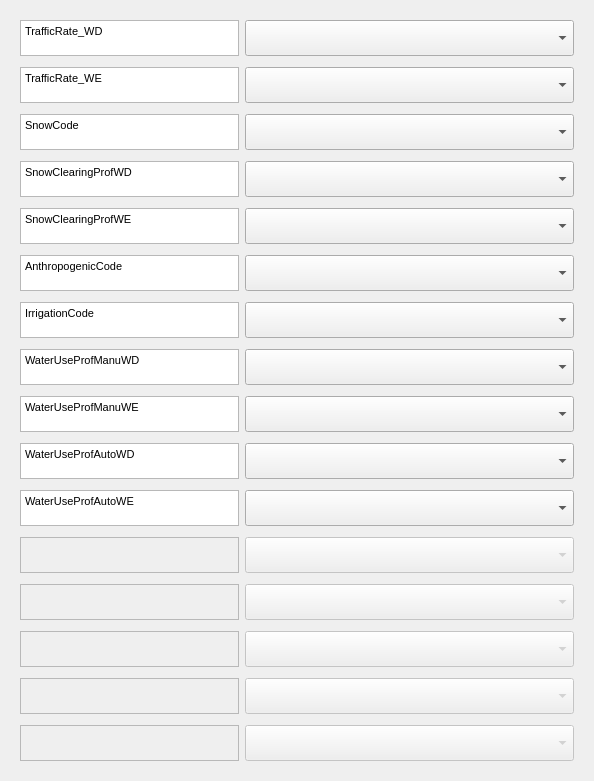
     <widget class="QWidget" name="scrollAreaWidgetContents">
      <property name="geometry">
       <rect>
        <x>0</x>
        <y>0</y>
        <width>594</width>
        <height>777</height>
       </rect>
      </property>
      <layout class="QGridLayout" name="gridLayout_3">
       <item row="0" column="0">
        <widget class="QWidget" name="widget" native="true">
         <layout class="QGridLayout" name="gridLayout">
          <property name="verticalSpacing">
           <number>11</number>
          </property>
          <item row="16" column="1">
           <widget class="QComboBox" name="comboBox_10">
            <property name="sizePolicy">
             <sizepolicy hsizetype="Expanding" vsizetype="Expanding">
              <horstretch>0</horstretch>
              <verstretch>0</verstretch>
             </sizepolicy>
            </property>
            <property name="minimumSize">
             <size>
              <width>329</width>
              <height>0</height>
             </size>
            </property>
           </widget>
          </item>
          <item row="9" column="0">
           <widget class="QTextBrowser" name="textBrowser_3">
            <property name="sizePolicy">
             <sizepolicy hsizetype="Expanding" vsizetype="Expanding">
              <horstretch>0</horstretch>
              <verstretch>0</verstretch>
             </sizepolicy>
            </property>
            <property name="maximumSize">
             <size>
              <width>16777215</width>
              <height>36</height>
             </size>
            </property>
            <property name="html">
             <string>&lt;!DOCTYPE HTML PUBLIC &quot;-//W3C//DTD HTML 4.0//EN&quot; &quot;http://www.w3.org/TR/REC-html40/strict.dtd&quot;&gt;
&lt;html&gt;&lt;head&gt;&lt;meta name=&quot;qrichtext&quot; content=&quot;1&quot; /&gt;&lt;style type=&quot;text/css&quot;&gt;
p, li { white-space: pre-wrap; }
&lt;/style&gt;&lt;/head&gt;&lt;body style=&quot; font-family:'MS Shell Dlg 2'; font-size:9.75pt; font-weight:400; font-style:normal;&quot;&gt;
&lt;p style=&quot; margin-top:0px; margin-bottom:0px; margin-left:0px; margin-right:0px; -qt-block-indent:0; text-indent:0px;&quot;&gt;&lt;span style=&quot; font-size:8pt;&quot;&gt;SnowClearingProfWD&lt;/span&gt;&lt;/p&gt;&lt;/body&gt;&lt;/html&gt;</string>
            </property>
           </widget>
          </item>
          <item row="13" column="1">
           <widget class="QComboBox" name="comboBox_7">
            <property name="sizePolicy">
             <sizepolicy hsizetype="Expanding" vsizetype="Expanding">
              <horstretch>0</horstretch>
              <verstretch>0</verstretch>
             </sizepolicy>
            </property>
            <property name="minimumSize">
             <size>
              <width>329</width>
              <height>0</height>
             </size>
            </property>
           </widget>
          </item>
          <item row="17" column="1">
           <widget class="QComboBox" name="comboBox_11">
            <property name="enabled">
             <bool>false</bool>
            </property>
            <property name="sizePolicy">
             <sizepolicy hsizetype="Expanding" vsizetype="Expanding">
              <horstretch>0</horstretch>
              <verstretch>0</verstretch>
             </sizepolicy>
            </property>
            <property name="minimumSize">
             <size>
              <width>329</width>
              <height>0</height>
             </size>
            </property>
           </widget>
          </item>
          <item row="12" column="1">
           <widget class="QComboBox" name="comboBox_6">
            <property name="sizePolicy">
             <sizepolicy hsizetype="Expanding" vsizetype="Expanding">
              <horstretch>0</horstretch>
              <verstretch>0</verstretch>
             </sizepolicy>
            </property>
            <property name="minimumSize">
             <size>
              <width>329</width>
              <height>0</height>
             </size>
            </property>
           </widget>
          </item>
          <item row="10" column="0">
           <widget class="QTextBrowser" name="textBrowser_4">
            <property name="sizePolicy">
             <sizepolicy hsizetype="Expanding" vsizetype="Expanding">
              <horstretch>0</horstretch>
              <verstretch>0</verstretch>
             </sizepolicy>
            </property>
            <property name="maximumSize">
             <size>
              <width>16777215</width>
              <height>36</height>
             </size>
            </property>
            <property name="html">
             <string>&lt;!DOCTYPE HTML PUBLIC &quot;-//W3C//DTD HTML 4.0//EN&quot; &quot;http://www.w3.org/TR/REC-html40/strict.dtd&quot;&gt;
&lt;html&gt;&lt;head&gt;&lt;meta name=&quot;qrichtext&quot; content=&quot;1&quot; /&gt;&lt;style type=&quot;text/css&quot;&gt;
p, li { white-space: pre-wrap; }
&lt;/style&gt;&lt;/head&gt;&lt;body style=&quot; font-family:'MS Shell Dlg 2'; font-size:9.75pt; font-weight:400; font-style:normal;&quot;&gt;
&lt;p style=&quot; margin-top:0px; margin-bottom:0px; margin-left:0px; margin-right:0px; -qt-block-indent:0; text-indent:0px;&quot;&gt;&lt;span style=&quot; font-size:8pt;&quot;&gt;SnowClearingProfWE&lt;/span&gt;&lt;/p&gt;&lt;/body&gt;&lt;/html&gt;</string>
            </property>
           </widget>
          </item>
          <item row="10" column="1">
           <widget class="QComboBox" name="comboBox_4">
            <property name="sizePolicy">
             <sizepolicy hsizetype="Expanding" vsizetype="Expanding">
              <horstretch>0</horstretch>
              <verstretch>0</verstretch>
             </sizepolicy>
            </property>
            <property name="minimumSize">
             <size>
              <width>329</width>
              <height>0</height>
             </size>
            </property>
           </widget>
          </item>
          <item row="15" column="0">
           <widget class="QTextBrowser" name="textBrowser_9">
            <property name="sizePolicy">
             <sizepolicy hsizetype="Expanding" vsizetype="Expanding">
              <horstretch>0</horstretch>
              <verstretch>0</verstretch>
             </sizepolicy>
            </property>
            <property name="maximumSize">
             <size>
              <width>16777215</width>
              <height>36</height>
             </size>
            </property>
            <property name="html">
             <string>&lt;!DOCTYPE HTML PUBLIC &quot;-//W3C//DTD HTML 4.0//EN&quot; &quot;http://www.w3.org/TR/REC-html40/strict.dtd&quot;&gt;
&lt;html&gt;&lt;head&gt;&lt;meta name=&quot;qrichtext&quot; content=&quot;1&quot; /&gt;&lt;style type=&quot;text/css&quot;&gt;
p, li { white-space: pre-wrap; }
&lt;/style&gt;&lt;/head&gt;&lt;body style=&quot; font-family:'MS Shell Dlg 2'; font-size:9.75pt; font-weight:400; font-style:normal;&quot;&gt;
&lt;p style=&quot; margin-top:0px; margin-bottom:0px; margin-left:0px; margin-right:0px; -qt-block-indent:0; text-indent:0px;&quot;&gt;&lt;span style=&quot; font-size:8pt;&quot;&gt;WaterUseProfAutoWD&lt;/span&gt;&lt;/p&gt;&lt;/body&gt;&lt;/html&gt;</string>
            </property>
           </widget>
          </item>
          <item row="21" column="1">
           <widget class="QComboBox" name="comboBox_15">
            <property name="enabled">
             <bool>false</bool>
            </property>
            <property name="sizePolicy">
             <sizepolicy hsizetype="Expanding" vsizetype="Expanding">
              <horstretch>0</horstretch>
              <verstretch>0</verstretch>
             </sizepolicy>
            </property>
            <property name="minimumSize">
             <size>
              <width>329</width>
              <height>0</height>
             </size>
            </property>
           </widget>
          </item>
          <item row="7" column="1">
           <widget class="QComboBox" name="comboBox_1">
            <property name="sizePolicy">
             <sizepolicy hsizetype="Expanding" vsizetype="Expanding">
              <horstretch>0</horstretch>
              <verstretch>0</verstretch>
             </sizepolicy>
            </property>
            <property name="minimumSize">
             <size>
              <width>329</width>
              <height>0</height>
             </size>
            </property>
           </widget>
          </item>
          <item row="11" column="1">
           <widget class="QComboBox" name="comboBox_5">
            <property name="sizePolicy">
             <sizepolicy hsizetype="Expanding" vsizetype="Expanding">
              <horstretch>0</horstretch>
              <verstretch>0</verstretch>
             </sizepolicy>
            </property>
            <property name="minimumSize">
             <size>
              <width>329</width>
              <height>0</height>
             </size>
            </property>
           </widget>
          </item>
          <item row="14" column="1">
           <widget class="QComboBox" name="comboBox_8">
            <property name="sizePolicy">
             <sizepolicy hsizetype="Expanding" vsizetype="Expanding">
              <horstretch>0</horstretch>
              <verstretch>0</verstretch>
             </sizepolicy>
            </property>
            <property name="minimumSize">
             <size>
              <width>329</width>
              <height>0</height>
             </size>
            </property>
           </widget>
          </item>
          <item row="15" column="1">
           <widget class="QComboBox" name="comboBox_9">
            <property name="sizePolicy">
             <sizepolicy hsizetype="Expanding" vsizetype="Expanding">
              <horstretch>0</horstretch>
              <verstretch>0</verstretch>
             </sizepolicy>
            </property>
            <property name="minimumSize">
             <size>
              <width>329</width>
              <height>0</height>
             </size>
            </property>
           </widget>
          </item>
          <item row="8" column="1">
           <widget class="QComboBox" name="comboBox_2">
            <property name="sizePolicy">
             <sizepolicy hsizetype="Expanding" vsizetype="Expanding">
              <horstretch>0</horstretch>
              <verstretch>0</verstretch>
             </sizepolicy>
            </property>
            <property name="minimumSize">
             <size>
              <width>329</width>
              <height>0</height>
             </size>
            </property>
           </widget>
          </item>
          <item row="7" column="0">
           <widget class="QTextBrowser" name="textBrowser_1">
            <property name="sizePolicy">
             <sizepolicy hsizetype="Expanding" vsizetype="Expanding">
              <horstretch>0</horstretch>
              <verstretch>0</verstretch>
             </sizepolicy>
            </property>
            <property name="maximumSize">
             <size>
              <width>16777215</width>
              <height>36</height>
             </size>
            </property>
            <property name="html">
             <string>&lt;!DOCTYPE HTML PUBLIC &quot;-//W3C//DTD HTML 4.0//EN&quot; &quot;http://www.w3.org/TR/REC-html40/strict.dtd&quot;&gt;
&lt;html&gt;&lt;head&gt;&lt;meta name=&quot;qrichtext&quot; content=&quot;1&quot; /&gt;&lt;style type=&quot;text/css&quot;&gt;
p, li { white-space: pre-wrap; }
&lt;/style&gt;&lt;/head&gt;&lt;body style=&quot; font-family:'MS Shell Dlg 2'; font-size:9.75pt; font-weight:400; font-style:normal;&quot;&gt;
&lt;p style=&quot; margin-top:0px; margin-bottom:0px; margin-left:0px; margin-right:0px; -qt-block-indent:0; text-indent:0px;&quot;&gt;&lt;span style=&quot; font-size:8pt;&quot;&gt;TrafficRate_WE&lt;/span&gt;&lt;/p&gt;&lt;/body&gt;&lt;/html&gt;</string>
            </property>
           </widget>
          </item>
          <item row="18" column="0">
           <widget class="QTextBrowser" name="textBrowser_12">
            <property name="enabled">
             <bool>false</bool>
            </property>
            <property name="sizePolicy">
             <sizepolicy hsizetype="Expanding" vsizetype="Expanding">
              <horstretch>0</horstretch>
              <verstretch>0</verstretch>
             </sizepolicy>
            </property>
            <property name="maximumSize">
             <size>
              <width>16777215</width>
              <height>36</height>
             </size>
            </property>
            <property name="html">
             <string>&lt;!DOCTYPE HTML PUBLIC &quot;-//W3C//DTD HTML 4.0//EN&quot; &quot;http://www.w3.org/TR/REC-html40/strict.dtd&quot;&gt;
&lt;html&gt;&lt;head&gt;&lt;meta name=&quot;qrichtext&quot; content=&quot;1&quot; /&gt;&lt;style type=&quot;text/css&quot;&gt;
p, li { white-space: pre-wrap; }
&lt;/style&gt;&lt;/head&gt;&lt;body style=&quot; font-family:'MS Shell Dlg 2'; font-size:9.75pt; font-weight:400; font-style:normal;&quot;&gt;
&lt;p style=&quot;-qt-paragraph-type:empty; margin-top:0px; margin-bottom:0px; margin-left:0px; margin-right:0px; -qt-block-indent:0; text-indent:0px; font-size:8pt;&quot;&gt;&lt;br /&gt;&lt;/p&gt;&lt;/body&gt;&lt;/html&gt;</string>
            </property>
           </widget>
          </item>
          <item row="19" column="1">
           <widget class="QComboBox" name="comboBox_13">
            <property name="enabled">
             <bool>false</bool>
            </property>
            <property name="sizePolicy">
             <sizepolicy hsizetype="Expanding" vsizetype="Expanding">
              <horstretch>0</horstretch>
              <verstretch>0</verstretch>
             </sizepolicy>
            </property>
            <property name="minimumSize">
             <size>
              <width>329</width>
              <height>0</height>
             </size>
            </property>
           </widget>
          </item>
          <item row="20" column="1">
           <widget class="QComboBox" name="comboBox_14">
            <property name="enabled">
             <bool>false</bool>
            </property>
            <property name="sizePolicy">
             <sizepolicy hsizetype="Expanding" vsizetype="Expanding">
              <horstretch>0</horstretch>
              <verstretch>0</verstretch>
             </sizepolicy>
            </property>
            <property name="minimumSize">
             <size>
              <width>329</width>
              <height>0</height>
             </size>
            </property>
           </widget>
          </item>
          <item row="12" column="0">
           <widget class="QTextBrowser" name="textBrowser_6">
            <property name="sizePolicy">
             <sizepolicy hsizetype="Expanding" vsizetype="Expanding">
              <horstretch>0</horstretch>
              <verstretch>0</verstretch>
             </sizepolicy>
            </property>
            <property name="maximumSize">
             <size>
              <width>16777215</width>
              <height>36</height>
             </size>
            </property>
            <property name="html">
             <string>&lt;!DOCTYPE HTML PUBLIC &quot;-//W3C//DTD HTML 4.0//EN&quot; &quot;http://www.w3.org/TR/REC-html40/strict.dtd&quot;&gt;
&lt;html&gt;&lt;head&gt;&lt;meta name=&quot;qrichtext&quot; content=&quot;1&quot; /&gt;&lt;style type=&quot;text/css&quot;&gt;
p, li { white-space: pre-wrap; }
&lt;/style&gt;&lt;/head&gt;&lt;body style=&quot; font-family:'MS Shell Dlg 2'; font-size:9.75pt; font-weight:400; font-style:normal;&quot;&gt;
&lt;p style=&quot; margin-top:0px; margin-bottom:0px; margin-left:0px; margin-right:0px; -qt-block-indent:0; text-indent:0px;&quot;&gt;&lt;span style=&quot; font-size:8pt;&quot;&gt;IrrigationCode&lt;/span&gt;&lt;/p&gt;&lt;/body&gt;&lt;/html&gt;</string>
            </property>
           </widget>
          </item>
          <item row="11" column="0">
           <widget class="QTextBrowser" name="textBrowser_5">
            <property name="sizePolicy">
             <sizepolicy hsizetype="Expanding" vsizetype="Expanding">
              <horstretch>0</horstretch>
              <verstretch>0</verstretch>
             </sizepolicy>
            </property>
            <property name="maximumSize">
             <size>
              <width>16777215</width>
              <height>36</height>
             </size>
            </property>
            <property name="html">
             <string>&lt;!DOCTYPE HTML PUBLIC &quot;-//W3C//DTD HTML 4.0//EN&quot; &quot;http://www.w3.org/TR/REC-html40/strict.dtd&quot;&gt;
&lt;html&gt;&lt;head&gt;&lt;meta name=&quot;qrichtext&quot; content=&quot;1&quot; /&gt;&lt;style type=&quot;text/css&quot;&gt;
p, li { white-space: pre-wrap; }
&lt;/style&gt;&lt;/head&gt;&lt;body style=&quot; font-family:'MS Shell Dlg 2'; font-size:9.75pt; font-weight:400; font-style:normal;&quot;&gt;
&lt;p style=&quot; margin-top:0px; margin-bottom:0px; margin-left:0px; margin-right:0px; -qt-block-indent:0; text-indent:0px;&quot;&gt;&lt;span style=&quot; font-size:8pt;&quot;&gt;AnthropogenicCode&lt;/span&gt;&lt;/p&gt;&lt;/body&gt;&lt;/html&gt;</string>
            </property>
           </widget>
          </item>
          <item row="21" column="0">
           <widget class="QTextBrowser" name="textBrowser_15">
            <property name="enabled">
             <bool>false</bool>
            </property>
            <property name="sizePolicy">
             <sizepolicy hsizetype="Expanding" vsizetype="Expanding">
              <horstretch>0</horstretch>
              <verstretch>0</verstretch>
             </sizepolicy>
            </property>
            <property name="maximumSize">
             <size>
              <width>16777215</width>
              <height>36</height>
             </size>
            </property>
            <property name="html">
             <string>&lt;!DOCTYPE HTML PUBLIC &quot;-//W3C//DTD HTML 4.0//EN&quot; &quot;http://www.w3.org/TR/REC-html40/strict.dtd&quot;&gt;
&lt;html&gt;&lt;head&gt;&lt;meta name=&quot;qrichtext&quot; content=&quot;1&quot; /&gt;&lt;style type=&quot;text/css&quot;&gt;
p, li { white-space: pre-wrap; }
&lt;/style&gt;&lt;/head&gt;&lt;body style=&quot; font-family:'MS Shell Dlg 2'; font-size:9.75pt; font-weight:400; font-style:normal;&quot;&gt;
&lt;p style=&quot;-qt-paragraph-type:empty; margin-top:0px; margin-bottom:0px; margin-left:0px; margin-right:0px; -qt-block-indent:0; text-indent:0px; font-size:8pt;&quot;&gt;&lt;br /&gt;&lt;/p&gt;&lt;/body&gt;&lt;/html&gt;</string>
            </property>
           </widget>
          </item>
          <item row="19" column="0">
           <widget class="QTextBrowser" name="textBrowser_13">
            <property name="enabled">
             <bool>false</bool>
            </property>
            <property name="sizePolicy">
             <sizepolicy hsizetype="Expanding" vsizetype="Expanding">
              <horstretch>0</horstretch>
              <verstretch>0</verstretch>
             </sizepolicy>
            </property>
            <property name="maximumSize">
             <size>
              <width>16777215</width>
              <height>36</height>
             </size>
            </property>
            <property name="html">
             <string>&lt;!DOCTYPE HTML PUBLIC &quot;-//W3C//DTD HTML 4.0//EN&quot; &quot;http://www.w3.org/TR/REC-html40/strict.dtd&quot;&gt;
&lt;html&gt;&lt;head&gt;&lt;meta name=&quot;qrichtext&quot; content=&quot;1&quot; /&gt;&lt;style type=&quot;text/css&quot;&gt;
p, li { white-space: pre-wrap; }
&lt;/style&gt;&lt;/head&gt;&lt;body style=&quot; font-family:'MS Shell Dlg 2'; font-size:9.75pt; font-weight:400; font-style:normal;&quot;&gt;
&lt;p style=&quot;-qt-paragraph-type:empty; margin-top:0px; margin-bottom:0px; margin-left:0px; margin-right:0px; -qt-block-indent:0; text-indent:0px; font-size:8pt;&quot;&gt;&lt;br /&gt;&lt;/p&gt;&lt;/body&gt;&lt;/html&gt;</string>
            </property>
           </widget>
          </item>
          <item row="14" column="0">
           <widget class="QTextBrowser" name="textBrowser_8">
            <property name="sizePolicy">
             <sizepolicy hsizetype="Expanding" vsizetype="Expanding">
              <horstretch>0</horstretch>
              <verstretch>0</verstretch>
             </sizepolicy>
            </property>
            <property name="maximumSize">
             <size>
              <width>16777215</width>
              <height>36</height>
             </size>
            </property>
            <property name="html">
             <string>&lt;!DOCTYPE HTML PUBLIC &quot;-//W3C//DTD HTML 4.0//EN&quot; &quot;http://www.w3.org/TR/REC-html40/strict.dtd&quot;&gt;
&lt;html&gt;&lt;head&gt;&lt;meta name=&quot;qrichtext&quot; content=&quot;1&quot; /&gt;&lt;style type=&quot;text/css&quot;&gt;
p, li { white-space: pre-wrap; }
&lt;/style&gt;&lt;/head&gt;&lt;body style=&quot; font-family:'MS Shell Dlg 2'; font-size:9.75pt; font-weight:400; font-style:normal;&quot;&gt;
&lt;p style=&quot; margin-top:0px; margin-bottom:0px; margin-left:0px; margin-right:0px; -qt-block-indent:0; text-indent:0px;&quot;&gt;&lt;span style=&quot; font-size:8pt;&quot;&gt;WaterUseProfManuWE&lt;/span&gt;&lt;/p&gt;&lt;/body&gt;&lt;/html&gt;</string>
            </property>
           </widget>
          </item>
          <item row="9" column="1">
           <widget class="QComboBox" name="comboBox_3">
            <property name="sizePolicy">
             <sizepolicy hsizetype="Expanding" vsizetype="Expanding">
              <horstretch>0</horstretch>
              <verstretch>0</verstretch>
             </sizepolicy>
            </property>
            <property name="minimumSize">
             <size>
              <width>329</width>
              <height>0</height>
             </size>
            </property>
           </widget>
          </item>
          <item row="13" column="0">
           <widget class="QTextBrowser" name="textBrowser_7">
            <property name="sizePolicy">
             <sizepolicy hsizetype="Expanding" vsizetype="Expanding">
              <horstretch>0</horstretch>
              <verstretch>0</verstretch>
             </sizepolicy>
            </property>
            <property name="maximumSize">
             <size>
              <width>16777215</width>
              <height>36</height>
             </size>
            </property>
            <property name="html">
             <string>&lt;!DOCTYPE HTML PUBLIC &quot;-//W3C//DTD HTML 4.0//EN&quot; &quot;http://www.w3.org/TR/REC-html40/strict.dtd&quot;&gt;
&lt;html&gt;&lt;head&gt;&lt;meta name=&quot;qrichtext&quot; content=&quot;1&quot; /&gt;&lt;style type=&quot;text/css&quot;&gt;
p, li { white-space: pre-wrap; }
&lt;/style&gt;&lt;/head&gt;&lt;body style=&quot; font-family:'MS Shell Dlg 2'; font-size:9.75pt; font-weight:400; font-style:normal;&quot;&gt;
&lt;p style=&quot; margin-top:0px; margin-bottom:0px; margin-left:0px; margin-right:0px; -qt-block-indent:0; text-indent:0px;&quot;&gt;&lt;span style=&quot; font-size:8pt;&quot;&gt;WaterUseProfManuWD&lt;/span&gt;&lt;/p&gt;&lt;/body&gt;&lt;/html&gt;</string>
            </property>
           </widget>
          </item>
          <item row="17" column="0">
           <widget class="QTextBrowser" name="textBrowser_11">
            <property name="enabled">
             <bool>false</bool>
            </property>
            <property name="sizePolicy">
             <sizepolicy hsizetype="Expanding" vsizetype="Expanding">
              <horstretch>0</horstretch>
              <verstretch>0</verstretch>
             </sizepolicy>
            </property>
            <property name="maximumSize">
             <size>
              <width>16777215</width>
              <height>36</height>
             </size>
            </property>
            <property name="html">
             <string>&lt;!DOCTYPE HTML PUBLIC &quot;-//W3C//DTD HTML 4.0//EN&quot; &quot;http://www.w3.org/TR/REC-html40/strict.dtd&quot;&gt;
&lt;html&gt;&lt;head&gt;&lt;meta name=&quot;qrichtext&quot; content=&quot;1&quot; /&gt;&lt;style type=&quot;text/css&quot;&gt;
p, li { white-space: pre-wrap; }
&lt;/style&gt;&lt;/head&gt;&lt;body style=&quot; font-family:'MS Shell Dlg 2'; font-size:9.75pt; font-weight:400; font-style:normal;&quot;&gt;
&lt;p style=&quot;-qt-paragraph-type:empty; margin-top:0px; margin-bottom:0px; margin-left:0px; margin-right:0px; -qt-block-indent:0; text-indent:0px; font-size:8pt;&quot;&gt;&lt;br /&gt;&lt;/p&gt;&lt;/body&gt;&lt;/html&gt;</string>
            </property>
           </widget>
          </item>
          <item row="8" column="0">
           <widget class="QTextBrowser" name="textBrowser_2">
            <property name="sizePolicy">
             <sizepolicy hsizetype="Expanding" vsizetype="Expanding">
              <horstretch>0</horstretch>
              <verstretch>0</verstretch>
             </sizepolicy>
            </property>
            <property name="maximumSize">
             <size>
              <width>16777215</width>
              <height>36</height>
             </size>
            </property>
            <property name="html">
             <string>&lt;!DOCTYPE HTML PUBLIC &quot;-//W3C//DTD HTML 4.0//EN&quot; &quot;http://www.w3.org/TR/REC-html40/strict.dtd&quot;&gt;
&lt;html&gt;&lt;head&gt;&lt;meta name=&quot;qrichtext&quot; content=&quot;1&quot; /&gt;&lt;style type=&quot;text/css&quot;&gt;
p, li { white-space: pre-wrap; }
&lt;/style&gt;&lt;/head&gt;&lt;body style=&quot; font-family:'MS Shell Dlg 2'; font-size:9.75pt; font-weight:400; font-style:normal;&quot;&gt;
&lt;p style=&quot; margin-top:0px; margin-bottom:0px; margin-left:0px; margin-right:0px; -qt-block-indent:0; text-indent:0px;&quot;&gt;&lt;span style=&quot; font-size:8pt;&quot;&gt;SnowCode&lt;/span&gt;&lt;/p&gt;&lt;/body&gt;&lt;/html&gt;</string>
            </property>
           </widget>
          </item>
          <item row="20" column="0">
           <widget class="QTextBrowser" name="textBrowser_14">
            <property name="enabled">
             <bool>false</bool>
            </property>
            <property name="sizePolicy">
             <sizepolicy hsizetype="Expanding" vsizetype="Expanding">
              <horstretch>0</horstretch>
              <verstretch>0</verstretch>
             </sizepolicy>
            </property>
            <property name="maximumSize">
             <size>
              <width>16777215</width>
              <height>36</height>
             </size>
            </property>
            <property name="html">
             <string>&lt;!DOCTYPE HTML PUBLIC &quot;-//W3C//DTD HTML 4.0//EN&quot; &quot;http://www.w3.org/TR/REC-html40/strict.dtd&quot;&gt;
&lt;html&gt;&lt;head&gt;&lt;meta name=&quot;qrichtext&quot; content=&quot;1&quot; /&gt;&lt;style type=&quot;text/css&quot;&gt;
p, li { white-space: pre-wrap; }
&lt;/style&gt;&lt;/head&gt;&lt;body style=&quot; font-family:'MS Shell Dlg 2'; font-size:9.75pt; font-weight:400; font-style:normal;&quot;&gt;
&lt;p style=&quot;-qt-paragraph-type:empty; margin-top:0px; margin-bottom:0px; margin-left:0px; margin-right:0px; -qt-block-indent:0; text-indent:0px; font-size:8pt;&quot;&gt;&lt;br /&gt;&lt;/p&gt;&lt;/body&gt;&lt;/html&gt;</string>
            </property>
           </widget>
          </item>
          <item row="16" column="0">
           <widget class="QTextBrowser" name="textBrowser_10">
            <property name="sizePolicy">
             <sizepolicy hsizetype="Expanding" vsizetype="Expanding">
              <horstretch>0</horstretch>
              <verstretch>0</verstretch>
             </sizepolicy>
            </property>
            <property name="maximumSize">
             <size>
              <width>16777215</width>
              <height>36</height>
             </size>
            </property>
            <property name="html">
             <string>&lt;!DOCTYPE HTML PUBLIC &quot;-//W3C//DTD HTML 4.0//EN&quot; &quot;http://www.w3.org/TR/REC-html40/strict.dtd&quot;&gt;
&lt;html&gt;&lt;head&gt;&lt;meta name=&quot;qrichtext&quot; content=&quot;1&quot; /&gt;&lt;style type=&quot;text/css&quot;&gt;
p, li { white-space: pre-wrap; }
&lt;/style&gt;&lt;/head&gt;&lt;body style=&quot; font-family:'MS Shell Dlg 2'; font-size:9.75pt; font-weight:400; font-style:normal;&quot;&gt;
&lt;p style=&quot; margin-top:0px; margin-bottom:0px; margin-left:0px; margin-right:0px; -qt-block-indent:0; text-indent:0px;&quot;&gt;&lt;span style=&quot; font-size:8pt;&quot;&gt;WaterUseProfAutoWE&lt;/span&gt;&lt;/p&gt;&lt;/body&gt;&lt;/html&gt;</string>
            </property>
           </widget>
          </item>
          <item row="6" column="1">
           <widget class="QComboBox" name="comboBox_0">
            <property name="sizePolicy">
             <sizepolicy hsizetype="Expanding" vsizetype="Expanding">
              <horstretch>0</horstretch>
              <verstretch>0</verstretch>
             </sizepolicy>
            </property>
            <property name="minimumSize">
             <size>
              <width>329</width>
              <height>0</height>
             </size>
            </property>
           </widget>
          </item>
          <item row="18" column="1">
           <widget class="QComboBox" name="comboBox_12">
            <property name="enabled">
             <bool>false</bool>
            </property>
            <property name="sizePolicy">
             <sizepolicy hsizetype="Expanding" vsizetype="Expanding">
              <horstretch>0</horstretch>
              <verstretch>0</verstretch>
             </sizepolicy>
            </property>
            <property name="minimumSize">
             <size>
              <width>329</width>
              <height>0</height>
             </size>
            </property>
           </widget>
          </item>
          <item row="6" column="0">
           <widget class="QTextBrowser" name="textBrowser_0">
            <property name="sizePolicy">
             <sizepolicy hsizetype="Expanding" vsizetype="Expanding">
              <horstretch>0</horstretch>
              <verstretch>0</verstretch>
             </sizepolicy>
            </property>
            <property name="maximumSize">
             <size>
              <width>16777215</width>
              <height>36</height>
             </size>
            </property>
            <property name="html">
             <string>&lt;!DOCTYPE HTML PUBLIC &quot;-//W3C//DTD HTML 4.0//EN&quot; &quot;http://www.w3.org/TR/REC-html40/strict.dtd&quot;&gt;
&lt;html&gt;&lt;head&gt;&lt;meta name=&quot;qrichtext&quot; content=&quot;1&quot; /&gt;&lt;style type=&quot;text/css&quot;&gt;
p, li { white-space: pre-wrap; }
&lt;/style&gt;&lt;/head&gt;&lt;body style=&quot; font-family:'MS Shell Dlg 2'; font-size:9.75pt; font-weight:400; font-style:normal;&quot;&gt;
&lt;p style=&quot; margin-top:0px; margin-bottom:0px; margin-left:0px; margin-right:0px; -qt-block-indent:0; text-indent:0px;&quot;&gt;&lt;span style=&quot; font-size:8pt;&quot;&gt;TrafficRate_WD&lt;/span&gt;&lt;/p&gt;&lt;/body&gt;&lt;/html&gt;</string>
            </property>
           </widget>
          </item>
         </layout>
        </widget>
       </item>
      </layout>
     </widget>
